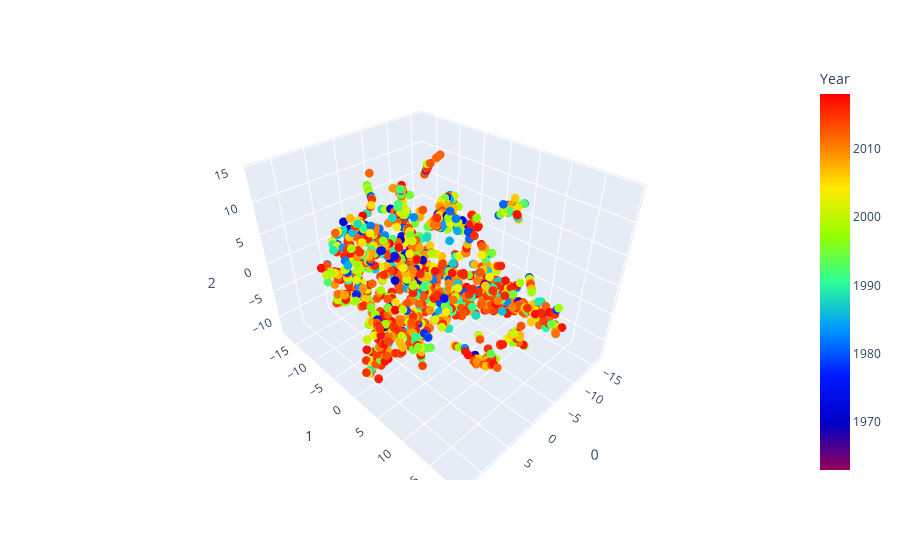

Notebook source saved alongside this figure:
### Code cell
fig = px.scatter_3d(df, x= 0, y= 1, z= 2, 
                    color = 'Year', color_continuous_scale = 'Rainbow',
                   hover_data = ['top words', 'Title'])
fig.update_traces(marker = dict(size=3))
fig

### Figure 1 — Plotly figure (JSON) as saved in the notebook; plotly's stock layout.template omitted (floating-point values rounded to 4 significant figures; data arrays with more than 128 entries replaced by an {"elided": "..."} marker saying what was removed)
{"data": [{"customdata": {"elided": "1663x2 str values"}, "hoverlabel": {"namelength": 0}, "hovertemplate": "0=%{x}<br>1=%{y}<br>2=%{z}<br>top words=%{customdata[0]}<br>Title=%{customdata[1]}<br>Year=%{marker.color}", "legendgroup": "", "marker": {"color": {"elided": "1663 int values"}, "coloraxis": "coloraxis", "size": 3, "symbol": "circle"}, "mode": "markers", "name": "", "scene": "scene", "showlegend": false, "type": "scatter3d", "x": {"elided": "1663 float values"}, "y": {"elided": "1663 float values"}, "z": {"elided": "1663 float values"}}], "layout": {"coloraxis": {"colorbar": {"title": {"text": "Year"}}, "colorscale": [[0, "rgb(150,0,90)"], [0.125, "rgb(0,0,200)"], [0.25, "rgb(0,25,255)"], [0.375, "rgb(0,152,255)"], [0.5, "rgb(44,255,150)"], [0.625, "rgb(151,255,0)"], [0.75, "rgb(255,234,0)"], [0.875, "rgb(255,111,0)"], [1, "rgb(255,0,0)"]]}, "legend": {"tracegroupgap": 0}, "margin": {"t": 60}, "scene": {"domain": {"x": [0, 1], "y": [0, 1]}, "xaxis": {"title": {"text": "0"}}, "yaxis": {"title": {"text": "1"}}, "zaxis": {"title": {"text": "2"}}}}}
